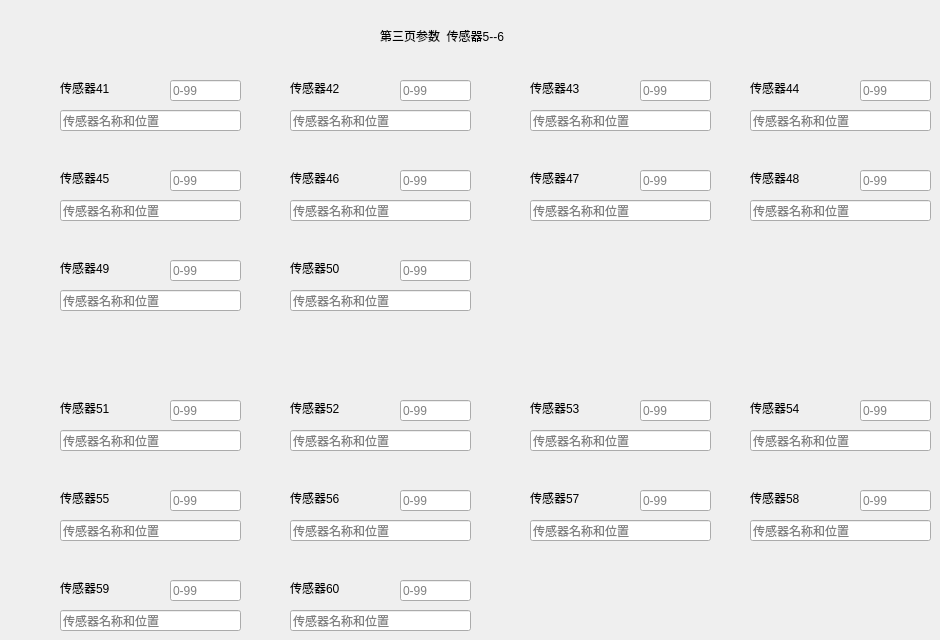
   <widget class="QWidget" name="page_3">
    <widget class="QLabel" name="llabel_page3">
     <property name="geometry">
      <rect>
       <x>380</x>
       <y>20</y>
       <width>161</width>
       <height>31</height>
      </rect>
     </property>
     <property name="text">
      <string>第三页参数  传感器5--6</string>
     </property>
    </widget>
    <widget class="QLabel" name="label_54">
     <property name="geometry">
      <rect>
       <x>60</x>
       <y>170</y>
       <width>101</width>
       <height>16</height>
      </rect>
     </property>
     <property name="text">
      <string>传感器45</string>
     </property>
    </widget>
    <widget class="QLineEdit" name="lineEdit_A51">
     <property name="geometry">
      <rect>
       <x>290</x>
       <y>110</y>
       <width>181</width>
       <height>21</height>
      </rect>
     </property>
     <property name="text">
      <string/>
     </property>
     <property name="placeholderText">
      <string>传感器名称和位置</string>
     </property>
    </widget>
    <widget class="QLineEdit" name="lineEdit_A54">
     <property name="geometry">
      <rect>
       <x>60</x>
       <y>200</y>
       <width>181</width>
       <height>21</height>
      </rect>
     </property>
     <property name="text">
      <string/>
     </property>
     <property name="placeholderText">
      <string>传感器名称和位置</string>
     </property>
    </widget>
    <widget class="QLineEdit" name="lineEdit_53">
     <property name="geometry">
      <rect>
       <x>860</x>
       <y>80</y>
       <width>71</width>
       <height>21</height>
      </rect>
     </property>
     <property name="text">
      <string/>
     </property>
     <property name="placeholderText">
      <string>0-99</string>
     </property>
    </widget>
    <widget class="QLineEdit" name="lineEdit_69">
     <property name="geometry">
      <rect>
       <x>400</x>
       <y>580</y>
       <width>71</width>
       <height>21</height>
      </rect>
     </property>
     <property name="text">
      <string/>
     </property>
     <property name="placeholderText">
      <string>0-99</string>
     </property>
    </widget>
    <widget class="QLineEdit" name="lineEdit_A62">
     <property name="geometry">
      <rect>
       <x>530</x>
       <y>430</y>
       <width>181</width>
       <height>21</height>
      </rect>
     </property>
     <property name="text">
      <string/>
     </property>
     <property name="placeholderText">
      <string>传感器名称和位置</string>
     </property>
    </widget>
    <widget class="QLineEdit" name="lineEdit_A69">
     <property name="geometry">
      <rect>
       <x>290</x>
       <y>610</y>
       <width>181</width>
       <height>21</height>
      </rect>
     </property>
     <property name="text">
      <string/>
     </property>
     <property name="placeholderText">
      <string>传感器名称和位置</string>
     </property>
    </widget>
    <widget class="QLineEdit" name="lineEdit_51">
     <property name="geometry">
      <rect>
       <x>400</x>
       <y>80</y>
       <width>71</width>
       <height>21</height>
      </rect>
     </property>
     <property name="text">
      <string/>
     </property>
     <property name="placeholderText">
      <string>0-99</string>
     </property>
    </widget>
    <widget class="QLineEdit" name="lineEdit_A60">
     <property name="geometry">
      <rect>
       <x>60</x>
       <y>430</y>
       <width>181</width>
       <height>21</height>
      </rect>
     </property>
     <property name="text">
      <string/>
     </property>
     <property name="placeholderText">
      <string>传感器名称和位置</string>
     </property>
    </widget>
    <widget class="QLineEdit" name="lineEdit_55">
     <property name="geometry">
      <rect>
       <x>400</x>
       <y>170</y>
       <width>71</width>
       <height>21</height>
      </rect>
     </property>
     <property name="text">
      <string/>
     </property>
     <property name="placeholderText">
      <string>0-99</string>
     </property>
    </widget>
    <widget class="QLineEdit" name="lineEdit_A53">
     <property name="geometry">
      <rect>
       <x>750</x>
       <y>110</y>
       <width>181</width>
       <height>21</height>
      </rect>
     </property>
     <property name="text">
      <string/>
     </property>
     <property name="placeholderText">
      <string>传感器名称和位置</string>
     </property>
    </widget>
    <widget class="QLabel" name="label_56">
     <property name="geometry">
      <rect>
       <x>530</x>
       <y>170</y>
       <width>101</width>
       <height>16</height>
      </rect>
     </property>
     <property name="text">
      <string>传感器47</string>
     </property>
    </widget>
    <widget class="QLabel" name="label_63">
     <property name="geometry">
      <rect>
       <x>750</x>
       <y>400</y>
       <width>101</width>
       <height>16</height>
      </rect>
     </property>
     <property name="text">
      <string>传感器54</string>
     </property>
    </widget>
    <widget class="QLabel" name="label_58">
     <property name="geometry">
      <rect>
       <x>60</x>
       <y>260</y>
       <width>101</width>
       <height>16</height>
      </rect>
     </property>
     <property name="text">
      <string>传感器49</string>
     </property>
    </widget>
    <widget class="QLineEdit" name="lineEdit_A57">
     <property name="geometry">
      <rect>
       <x>750</x>
       <y>200</y>
       <width>181</width>
       <height>21</height>
      </rect>
     </property>
     <property name="text">
      <string/>
     </property>
     <property name="placeholderText">
      <string>传感器名称和位置</string>
     </property>
    </widget>
    <widget class="QLineEdit" name="lineEdit_68">
     <property name="geometry">
      <rect>
       <x>170</x>
       <y>580</y>
       <width>71</width>
       <height>21</height>
      </rect>
     </property>
     <property name="text">
      <string/>
     </property>
     <property name="placeholderText">
      <string>0-99</string>
     </property>
    </widget>
    <widget class="QLineEdit" name="lineEdit_58">
     <property name="geometry">
      <rect>
       <x>170</x>
       <y>260</y>
       <width>71</width>
       <height>21</height>
      </rect>
     </property>
     <property name="text">
      <string/>
     </property>
     <property name="placeholderText">
      <string>0-99</string>
     </property>
    </widget>
    <widget class="QLineEdit" name="lineEdit_62">
     <property name="geometry">
      <rect>
       <x>640</x>
       <y>400</y>
       <width>71</width>
       <height>21</height>
      </rect>
     </property>
     <property name="text">
      <string/>
     </property>
     <property name="placeholderText">
      <string>0-99</string>
     </property>
    </widget>
    <widget class="QLineEdit" name="lineEdit_63">
     <property name="geometry">
      <rect>
       <x>860</x>
       <y>400</y>
       <width>71</width>
       <height>21</height>
      </rect>
     </property>
     <property name="text">
      <string/>
     </property>
     <property name="placeholderText">
      <string>0-99</string>
     </property>
    </widget>
    <widget class="QLineEdit" name="lineEdit_60">
     <property name="geometry">
      <rect>
       <x>170</x>
       <y>400</y>
       <width>71</width>
       <height>21</height>
      </rect>
     </property>
     <property name="text">
      <string/>
     </property>
     <property name="placeholderText">
      <string>0-99</string>
     </property>
    </widget>
    <widget class="QLineEdit" name="lineEdit_A52">
     <property name="geometry">
      <rect>
       <x>530</x>
       <y>110</y>
       <width>181</width>
       <height>21</height>
      </rect>
     </property>
     <property name="text">
      <string/>
     </property>
     <property name="placeholderText">
      <string>传感器名称和位置</string>
     </property>
    </widget>
    <widget class="QLineEdit" name="lineEdit_59">
     <property name="geometry">
      <rect>
       <x>400</x>
       <y>260</y>
       <width>71</width>
       <height>21</height>
      </rect>
     </property>
     <property name="text">
      <string/>
     </property>
     <property name="placeholderText">
      <string>0-99</string>
     </property>
    </widget>
    <widget class="QLineEdit" name="lineEdit_A66">
     <property name="geometry">
      <rect>
       <x>530</x>
       <y>520</y>
       <width>181</width>
       <height>21</height>
      </rect>
     </property>
     <property name="text">
      <string/>
     </property>
     <property name="placeholderText">
      <string>传感器名称和位置</string>
     </property>
    </widget>
    <widget class="QLineEdit" name="lineEdit_A68">
     <property name="geometry">
      <rect>
       <x>60</x>
       <y>610</y>
       <width>181</width>
       <height>21</height>
      </rect>
     </property>
     <property name="text">
      <string/>
     </property>
     <property name="placeholderText">
      <string>传感器名称和位置</string>
     </property>
    </widget>
    <widget class="QLineEdit" name="lineEdit_66">
     <property name="geometry">
      <rect>
       <x>640</x>
       <y>490</y>
       <width>71</width>
       <height>21</height>
      </rect>
     </property>
     <property name="text">
      <string/>
     </property>
     <property name="placeholderText">
      <string>0-99</string>
     </property>
    </widget>
    <widget class="QLineEdit" name="lineEdit_A59">
     <property name="geometry">
      <rect>
       <x>290</x>
       <y>290</y>
       <width>181</width>
       <height>21</height>
      </rect>
     </property>
     <property name="text">
      <string/>
     </property>
     <property name="placeholderText">
      <string>传感器名称和位置</string>
     </property>
    </widget>
    <widget class="QLabel" name="label_59">
     <property name="geometry">
      <rect>
       <x>290</x>
       <y>260</y>
       <width>101</width>
       <height>16</height>
      </rect>
     </property>
     <property name="text">
      <string>传感器50</string>
     </property>
    </widget>
    <widget class="QLabel" name="label_65">
     <property name="geometry">
      <rect>
       <x>290</x>
       <y>490</y>
       <width>101</width>
       <height>16</height>
      </rect>
     </property>
     <property name="text">
      <string>传感器56</string>
     </property>
    </widget>
    <widget class="QLineEdit" name="lineEdit_A58">
     <property name="geometry">
      <rect>
       <x>60</x>
       <y>290</y>
       <width>181</width>
       <height>21</height>
      </rect>
     </property>
     <property name="text">
      <string/>
     </property>
     <property name="placeholderText">
      <string>传感器名称和位置</string>
     </property>
    </widget>
    <widget class="QLabel" name="label_60">
     <property name="geometry">
      <rect>
       <x>60</x>
       <y>400</y>
       <width>101</width>
       <height>16</height>
      </rect>
     </property>
     <property name="text">
      <string>传感器51</string>
     </property>
    </widget>
    <widget class="QLabel" name="label_69">
     <property name="geometry">
      <rect>
       <x>290</x>
       <y>580</y>
       <width>101</width>
       <height>16</height>
      </rect>
     </property>
     <property name="text">
      <string>传感器60</string>
     </property>
    </widget>
    <widget class="QLineEdit" name="lineEdit_65">
     <property name="geometry">
      <rect>
       <x>400</x>
       <y>490</y>
       <width>71</width>
       <height>21</height>
      </rect>
     </property>
     <property name="text">
      <string/>
     </property>
     <property name="placeholderText">
      <string>0-99</string>
     </property>
    </widget>
    <widget class="QLineEdit" name="lineEdit_57">
     <property name="geometry">
      <rect>
       <x>860</x>
       <y>170</y>
       <width>71</width>
       <height>21</height>
      </rect>
     </property>
     <property name="text">
      <string/>
     </property>
     <property name="placeholderText">
      <string>0-99</string>
     </property>
    </widget>
    <widget class="QLabel" name="label_61">
     <property name="geometry">
      <rect>
       <x>290</x>
       <y>400</y>
       <width>101</width>
       <height>16</height>
      </rect>
     </property>
     <property name="text">
      <string>传感器52</string>
     </property>
    </widget>
    <widget class="QLineEdit" name="lineEdit_A55">
     <property name="geometry">
      <rect>
       <x>290</x>
       <y>200</y>
       <width>181</width>
       <height>21</height>
      </rect>
     </property>
     <property name="text">
      <string/>
     </property>
     <property name="placeholderText">
      <string>传感器名称和位置</string>
     </property>
    </widget>
    <widget class="QLabel" name="label_52">
     <property name="geometry">
      <rect>
       <x>530</x>
       <y>80</y>
       <width>101</width>
       <height>16</height>
      </rect>
     </property>
     <property name="text">
      <string>传感器43</string>
     </property>
    </widget>
    <widget class="QLineEdit" name="lineEdit_54">
     <property name="geometry">
      <rect>
       <x>170</x>
       <y>170</y>
       <width>71</width>
       <height>21</height>
      </rect>
     </property>
     <property name="text">
      <string/>
     </property>
     <property name="placeholderText">
      <string>0-99</string>
     </property>
    </widget>
    <widget class="QLabel" name="label_57">
     <property name="geometry">
      <rect>
       <x>750</x>
       <y>170</y>
       <width>101</width>
       <height>16</height>
      </rect>
     </property>
     <property name="text">
      <string>传感器48</string>
     </property>
    </widget>
    <widget class="QLineEdit" name="lineEdit_64">
     <property name="geometry">
      <rect>
       <x>170</x>
       <y>490</y>
       <width>71</width>
       <height>21</height>
      </rect>
     </property>
     <property name="text">
      <string/>
     </property>
     <property name="placeholderText">
      <string>0-99</string>
     </property>
    </widget>
    <widget class="QLabel" name="label_67">
     <property name="geometry">
      <rect>
       <x>750</x>
       <y>490</y>
       <width>101</width>
       <height>16</height>
      </rect>
     </property>
     <property name="text">
      <string>传感器58</string>
     </property>
    </widget>
    <widget class="QLineEdit" name="lineEdit_52">
     <property name="geometry">
      <rect>
       <x>640</x>
       <y>80</y>
       <width>71</width>
       <height>21</height>
      </rect>
     </property>
     <property name="text">
      <string/>
     </property>
     <property name="placeholderText">
      <string>0-99</string>
     </property>
    </widget>
    <widget class="QLabel" name="label_51">
     <property name="geometry">
      <rect>
       <x>290</x>
       <y>80</y>
       <width>101</width>
       <height>16</height>
      </rect>
     </property>
     <property name="text">
      <string>传感器42</string>
     </property>
    </widget>
    <widget class="QLabel" name="label_62">
     <property name="geometry">
      <rect>
       <x>530</x>
       <y>400</y>
       <width>101</width>
       <height>16</height>
      </rect>
     </property>
     <property name="text">
      <string>传感器53</string>
     </property>
    </widget>
    <widget class="QLabel" name="label_66">
     <property name="geometry">
      <rect>
       <x>530</x>
       <y>490</y>
       <width>101</width>
       <height>16</height>
      </rect>
     </property>
     <property name="text">
      <string>传感器57</string>
     </property>
    </widget>
    <widget class="QLineEdit" name="lineEdit_A56">
     <property name="geometry">
      <rect>
       <x>530</x>
       <y>200</y>
       <width>181</width>
       <height>21</height>
      </rect>
     </property>
     <property name="text">
      <string/>
     </property>
     <property name="placeholderText">
      <string>传感器名称和位置</string>
     </property>
    </widget>
    <widget class="QLineEdit" name="lineEdit_A64">
     <property name="geometry">
      <rect>
       <x>60</x>
       <y>520</y>
       <width>181</width>
       <height>21</height>
      </rect>
     </property>
     <property name="text">
      <string/>
     </property>
     <property name="placeholderText">
      <string>传感器名称和位置</string>
     </property>
    </widget>
    <widget class="QLineEdit" name="lineEdit_A67">
     <property name="geometry">
      <rect>
       <x>750</x>
       <y>520</y>
       <width>181</width>
       <height>21</height>
      </rect>
     </property>
     <property name="text">
      <string/>
     </property>
     <property name="placeholderText">
      <string>传感器名称和位置</string>
     </property>
    </widget>
    <widget class="QLabel" name="label_55">
     <property name="geometry">
      <rect>
       <x>290</x>
       <y>170</y>
       <width>101</width>
       <height>16</height>
      </rect>
     </property>
     <property name="text">
      <string>传感器46</string>
     </property>
    </widget>
    <widget class="QLineEdit" name="lineEdit_A50">
     <property name="geometry">
      <rect>
       <x>60</x>
       <y>110</y>
       <width>181</width>
       <height>21</height>
      </rect>
     </property>
     <property name="text">
      <string/>
     </property>
     <property name="placeholderText">
      <string>传感器名称和位置</string>
     </property>
    </widget>
    <widget class="QLineEdit" name="lineEdit_50">
     <property name="geometry">
      <rect>
       <x>170</x>
       <y>80</y>
       <width>71</width>
       <height>21</height>
      </rect>
     </property>
     <property name="text">
      <string/>
     </property>
     <property name="placeholderText">
      <string>0-99</string>
     </property>
    </widget>
    <widget class="QLabel" name="label_68">
     <property name="geometry">
      <rect>
       <x>60</x>
       <y>580</y>
       <width>101</width>
       <height>16</height>
      </rect>
     </property>
     <property name="text">
      <string>传感器59</string>
     </property>
    </widget>
    <widget class="QLineEdit" name="lineEdit_A63">
     <property name="geometry">
      <rect>
       <x>750</x>
       <y>430</y>
       <width>181</width>
       <height>21</height>
      </rect>
     </property>
     <property name="text">
      <string/>
     </property>
     <property name="placeholderText">
      <string>传感器名称和位置</string>
     </property>
    </widget>
    <widget class="QLineEdit" name="lineEdit_56">
     <property name="geometry">
      <rect>
       <x>640</x>
       <y>170</y>
       <width>71</width>
       <height>21</height>
      </rect>
     </property>
     <property name="text">
      <string/>
     </property>
     <property name="placeholderText">
      <string>0-99</string>
     </property>
    </widget>
    <widget class="QLineEdit" name="lineEdit_67">
     <property name="geometry">
      <rect>
       <x>860</x>
       <y>490</y>
       <width>71</width>
       <height>21</height>
      </rect>
     </property>
     <property name="text">
      <string/>
     </property>
     <property name="placeholderText">
      <string>0-99</string>
     </property>
    </widget>
    <widget class="QLabel" name="label_50">
     <property name="geometry">
      <rect>
       <x>60</x>
       <y>80</y>
       <width>101</width>
       <height>16</height>
      </rect>
     </property>
     <property name="text">
      <string>传感器41</string>
     </property>
    </widget>
    <widget class="QLabel" name="label_64">
     <property name="geometry">
      <rect>
       <x>60</x>
       <y>490</y>
       <width>101</width>
       <height>16</height>
      </rect>
     </property>
     <property name="text">
      <string>传感器55</string>
     </property>
    </widget>
    <widget class="QLabel" name="label_53">
     <property name="geometry">
      <rect>
       <x>750</x>
       <y>80</y>
       <width>101</width>
       <height>16</height>
      </rect>
     </property>
     <property name="text">
      <string>传感器44</string>
     </property>
    </widget>
    <widget class="QLineEdit" name="lineEdit_A61">
     <property name="geometry">
      <rect>
       <x>290</x>
       <y>430</y>
       <width>181</width>
       <height>21</height>
      </rect>
     </property>
     <property name="text">
      <string/>
     </property>
     <property name="placeholderText">
      <string>传感器名称和位置</string>
     </property>
    </widget>
    <widget class="QLineEdit" name="lineEdit_A65">
     <property name="geometry">
      <rect>
       <x>290</x>
       <y>520</y>
       <width>181</width>
       <height>21</height>
      </rect>
     </property>
     <property name="text">
      <string/>
     </property>
     <property name="placeholderText">
      <string>传感器名称和位置</string>
     </property>
    </widget>
    <widget class="QLineEdit" name="lineEdit_61">
     <property name="geometry">
      <rect>
       <x>400</x>
       <y>400</y>
       <width>71</width>
       <height>21</height>
      </rect>
     </property>
     <property name="text">
      <string/>
     </property>
     <property name="placeholderText">
      <string>0-99</string>
     </property>
    </widget>
   </widget>
